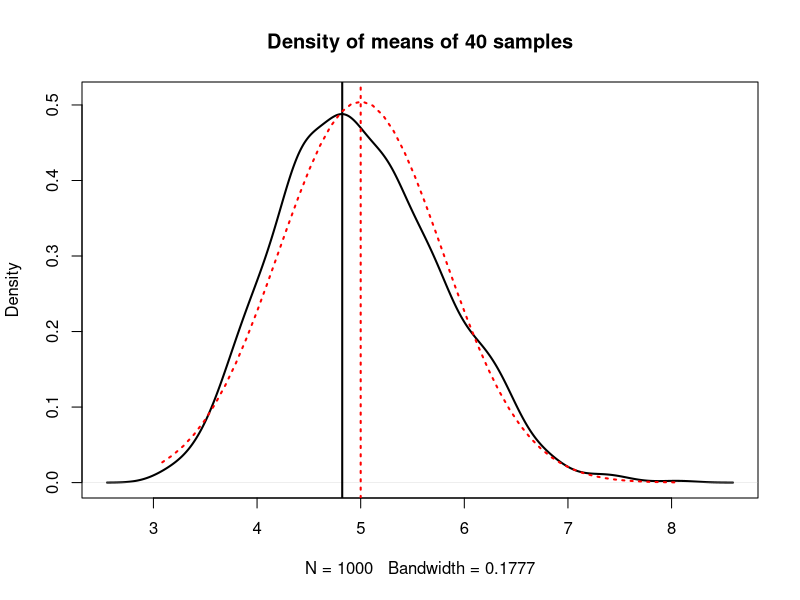
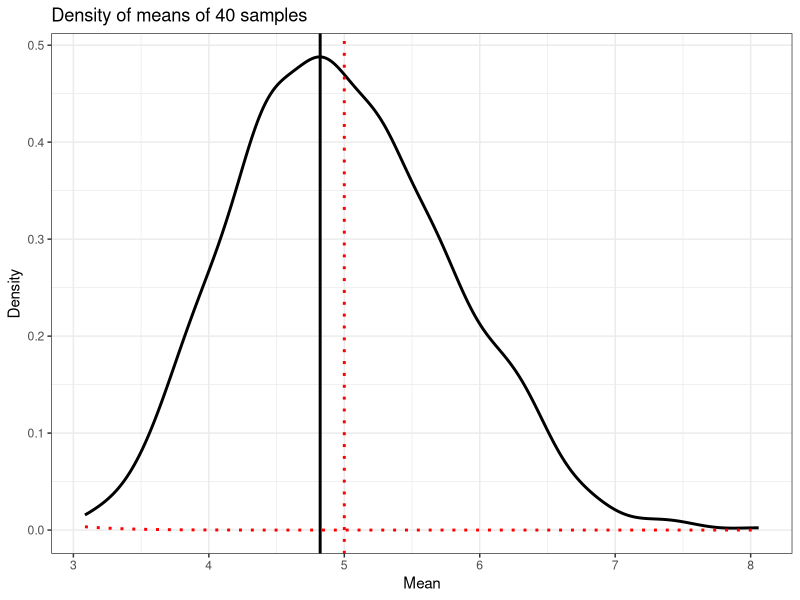
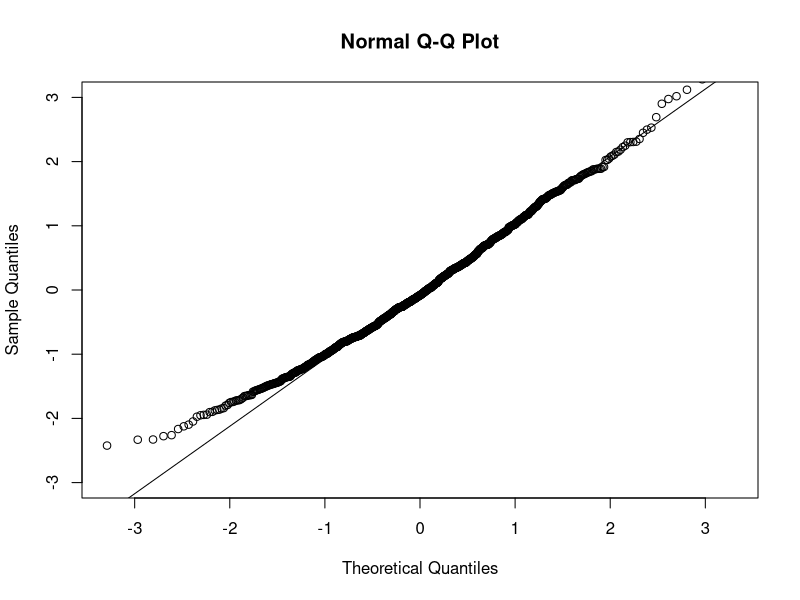
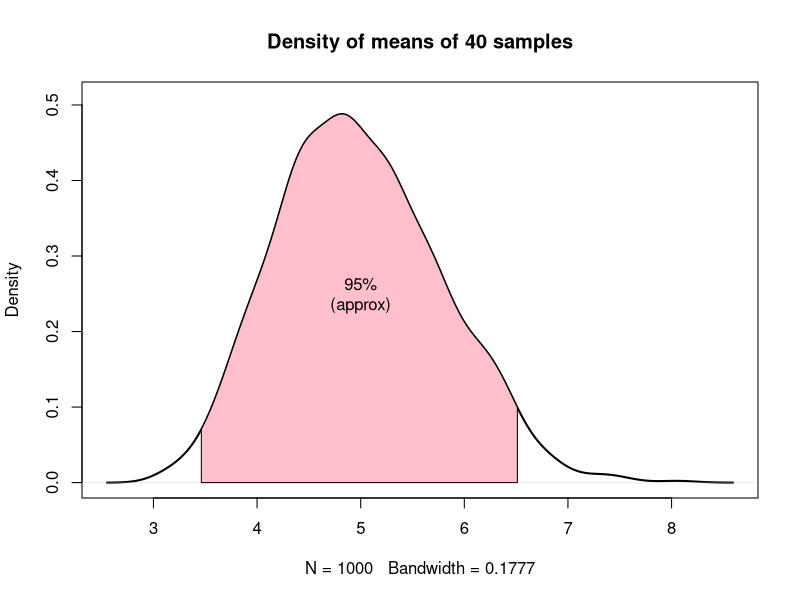

Here is the R script that generated these plots, in order:
## ---- chunk 1
set.seed(1) # set random seed for reproducibility
## ---- chunk 2
n <- 40
lambda <- 0.2
nsim <- 1000

temp <- matrix(rexp(n * nsim, lambda), ncol = n)
dat <- data.frame(mean = apply(temp, 1, mean),
                  sd = apply(temp, 1, sd))
## ---- chunk 3
d.plot <- density(dat$mean)

plot(d.plot, col = "black", lwd = 2, lty = 1,
     main = "Density of means of 40 samples", ylim = c(0,0.51))

d.max <- d.plot$x[which.max(d.plot$y)]
abline(v = d.max, col = "black", lwd = 2, lty = 1) # peak of empirical distribution

xnorm <- seq(min(dat$mean), max(dat$mean), length = 50)
ynorm <- dnorm(xnorm, mean = 1/lambda, sd = (1/lambda)/sqrt(n))
lines(xnorm, ynorm, col = "red", lwd = 2, lty = 3)  # normal distribution

abline(v = 1/lambda, col = "red", lwd = 2, lty = 3) # peak of normal distribution
## ---- chunk 4
ci <- mean(dat$mean) + c(-1, 1) * 1.96 * mean(dat$sd)/sqrt(n) # CHECK
coverage <- sum(dat$mean >= ci[1] & dat$mean <= ci[2]) / nsim
## ---- chunk 5
library(ggplot2)

ggplot(dat, aes(x = mean)) + 
  geom_density(size = 1, aes(y = ..density..), ylim = c(0, 0.51)) +
  xlab("Mean") + ylab("Density") + ggtitle("Density of means of 40 samples") +
  geom_vline(xintercept = d.max, size = 1) + 
  stat_function(fun = dnorm, colour = "red", size = 1, linetype = 3,
                arg = list(mean = 1/lambda,  sd = (1/lambda)/sqrt(n))) +
  geom_vline(xintercept = 1/lambda, colour = "red", size = 1, linetype = 3) +
  theme_bw()
## ---- chunk 6
qqnorm(y = (dat$mean - mean(dat$mean)) / sd(dat$mean), ylim = c(-3, 3))
qqline(y = (dat$mean - mean(dat$mean)) / sd(dat$mean))
## ---- chunk 7
x1 <- max(which(d.plot$x <= ci[1])) # lower boundary
x2 <- min(which(d.plot$x >= ci[2])) # upper boundary

plot(d.plot, col = "black", lwd = 2, lty = 1,
     main = "Density of means of 40 samples", ylim = c(0,0.51))
polygon(x = c(d.plot$x[x1], d.plot$x[x1:x2], d.plot$x[x2]),
        y = c(0, d.plot$y[x1:x2], 0), col = "pink")
text(5, 0.25, "95%\n(approx)")
